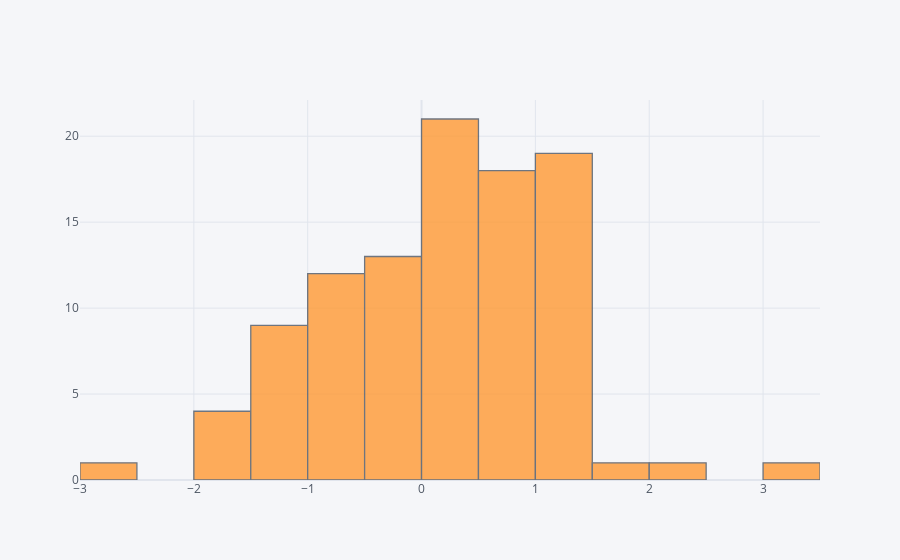

The cell this chart's notebook holds for it:
### Markdown cell above
## histogram

### Code cell
df['A'].iplot(kind='hist',bins=25)

### Figure 1 — Plotly figure (JSON) as saved in the notebook; plotly's stock layout.template omitted (floating-point values rounded to 4 significant figures)
{"data": [{"histfunc": "count", "histnorm": "", "marker": {"color": "rgba(255, 153, 51, 1.0)", "line": {"color": "#4D5663", "width": 1.3}}, "name": "A", "nbinsx": 25, "opacity": 0.8, "orientation": "v", "type": "histogram", "x": [-0.4949, -1.279, 0.07106, 1.062, -1.444, -0.2286, 1.003, 0.04485, 1.162, -0.3064, 0.5573, -1.4, 0.07214, -0.1993, 0.9636, 0.1777, 0.319, 0.6567, -1.239, 0.6738, 1.413, 0.8714, -0.8008, 0.2066, 0.7843, 0.3612, 0.4275, -1.391, 0.6063, -0.971, 0.4789, 1.234, 0.9082, 0.8446, 0.2213, 0.6041, -0.08588, -1.734, 0.3647, 0.09722, 1.505, -0.2811, 3.049, 0.8444, -1.193, -0.746, -1.194, 0.4062, -2.663, 1.134, -1.343, -1.588, -0.6484, 1.315, 0.1334, 0.3089, -0.6356, 1.366, -0.8457, 0.5793, -0.1236, 0.3266, 1.295, -1.808, 1.009, 1.064, 1.466, 0.8008, -0.0958, -0.3836, 1.335, -1.988, 0.4263, 2.268, 0.5787, 0.2831, -0.5928, 1.026, 0.6892, -1.233, 0.468, 1.116, -0.7839, 1.03, -0.7014, 0.696, 1.193, -0.4792, -0.368, 0.7967, -0.3211, -0.7608, -0.9711, 0.2276, 0.3553, -0.9527, -0.3035, 0.7325, 1.202, 1.321]}], "layout": {"barmode": "overlay", "legend": {"bgcolor": "#F5F6F9", "font": {"color": "#4D5663"}}, "paper_bgcolor": "#F5F6F9", "plot_bgcolor": "#F5F6F9", "title": {"font": {"color": "#4D5663"}}, "xaxis": {"gridcolor": "#E1E5ED", "showgrid": true, "tickfont": {"color": "#4D5663"}, "title": {"font": {"color": "#4D5663"}, "text": ""}, "zerolinecolor": "#E1E5ED"}, "yaxis": {"gridcolor": "#E1E5ED", "showgrid": true, "tickfont": {"color": "#4D5663"}, "title": {"font": {"color": "#4D5663"}, "text": ""}, "zerolinecolor": "#E1E5ED"}}}
